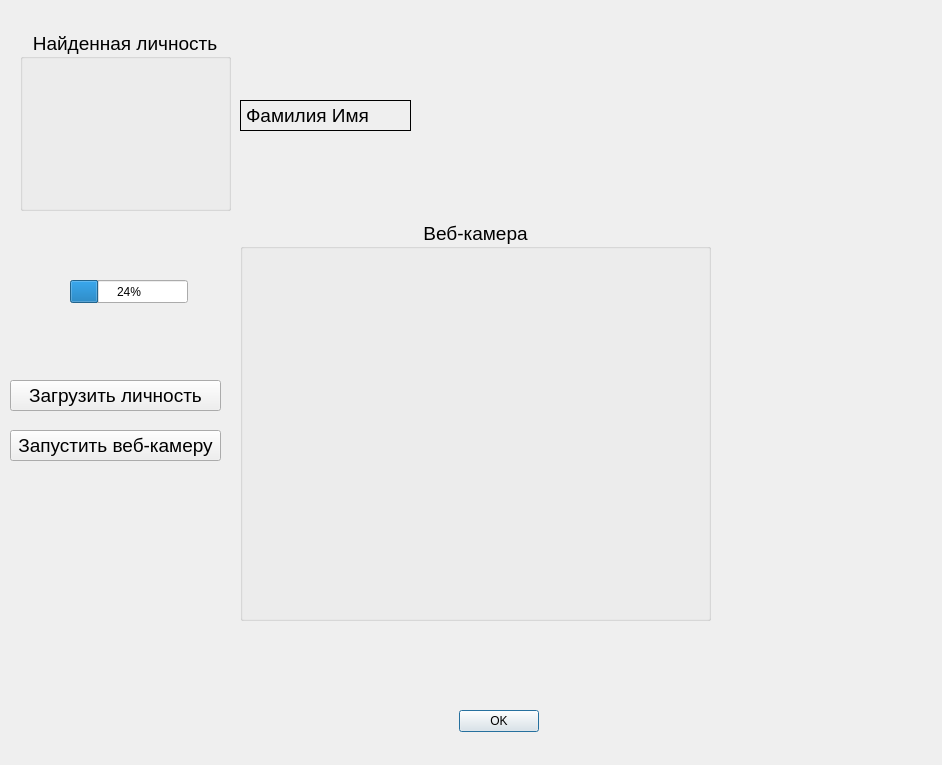
<?xml version="1.0" encoding="UTF-8"?>
<ui version="4.0">
 <class>GroupBox</class>
 <widget class="QDialog" name="GroupBox">
  <property name="windowModality">
   <enum>Qt::NonModal</enum>
  </property>
  <property name="geometry">
   <rect>
    <x>0</x>
    <y>0</y>
    <width>942</width>
    <height>765</height>
   </rect>
  </property>
  <property name="sizePolicy">
   <sizepolicy hsizetype="Preferred" vsizetype="Preferred">
    <horstretch>0</horstretch>
    <verstretch>0</verstretch>
   </sizepolicy>
  </property>
  <property name="windowTitle">
   <string>Dialog</string>
  </property>
  <widget class="QDialogButtonBox" name="buttonBox">
   <property name="geometry">
    <rect>
     <x>240</x>
     <y>710</y>
     <width>299</width>
     <height>23</height>
    </rect>
   </property>
   <property name="layoutDirection">
    <enum>Qt::LeftToRight</enum>
   </property>
   <property name="orientation">
    <enum>Qt::Horizontal</enum>
   </property>
   <property name="standardButtons">
    <set>QDialogButtonBox::Ok</set>
   </property>
  </widget>
  <widget class="QGroupBox" name="groupBox">
   <property name="geometry">
    <rect>
     <x>240</x>
     <y>220</y>
     <width>471</width>
     <height>401</height>
    </rect>
   </property>
   <property name="font">
    <font>
     <pointsize>14</pointsize>
    </font>
   </property>
   <property name="title">
    <string>Веб-камера</string>
   </property>
   <property name="alignment">
    <set>Qt::AlignCenter</set>
   </property>
  </widget>
  <widget class="QPushButton" name="pushButton_2">
   <property name="geometry">
    <rect>
     <x>10</x>
     <y>380</y>
     <width>211</width>
     <height>31</height>
    </rect>
   </property>
   <property name="font">
    <font>
     <pointsize>14</pointsize>
    </font>
   </property>
   <property name="text">
    <string>Загрузить личность</string>
   </property>
  </widget>
  <widget class="QPushButton" name="pushButton_3">
   <property name="geometry">
    <rect>
     <x>10</x>
     <y>430</y>
     <width>211</width>
     <height>31</height>
    </rect>
   </property>
   <property name="font">
    <font>
     <pointsize>14</pointsize>
    </font>
   </property>
   <property name="text">
    <string>Запустить веб-камеру</string>
   </property>
  </widget>
  <widget class="QGroupBox" name="groupBox_2">
   <property name="geometry">
    <rect>
     <x>20</x>
     <y>30</y>
     <width>211</width>
     <height>181</height>
    </rect>
   </property>
   <property name="font">
    <font>
     <pointsize>14</pointsize>
    </font>
   </property>
   <property name="title">
    <string>Найденная личность</string>
   </property>
   <property name="alignment">
    <set>Qt::AlignCenter</set>
   </property>
  </widget>
  <widget class="QLabel" name="label">
   <property name="geometry">
    <rect>
     <x>240</x>
     <y>100</y>
     <width>171</width>
     <height>31</height>
    </rect>
   </property>
   <property name="font">
    <font>
     <pointsize>14</pointsize>
    </font>
   </property>
   <property name="frameShape">
    <enum>QFrame::Box</enum>
   </property>
   <property name="frameShadow">
    <enum>QFrame::Plain</enum>
   </property>
   <property name="lineWidth">
    <number>1</number>
   </property>
   <property name="text">
    <string>Фамилия Имя </string>
   </property>
  </widget>
  <widget class="QProgressBar" name="progressBar">
   <property name="geometry">
    <rect>
     <x>70</x>
     <y>280</y>
     <width>118</width>
     <height>23</height>
    </rect>
   </property>
   <property name="value">
    <number>24</number>
   </property>
  </widget>
 </widget>
 <resources/>
 <connections>
  <connection>
   <sender>buttonBox</sender>
   <signal>rejected()</signal>
   <receiver>GroupBox</receiver>
   <slot>reject()</slot>
   <hints>
    <hint type="sourcelabel">
     <x>316</x>
     <y>260</y>
    </hint>
    <hint type="destinationlabel">
     <x>286</x>
     <y>274</y>
    </hint>
   </hints>
  </connection>
  <connection>
   <sender>buttonBox</sender>
   <signal>accepted()</signal>
   <receiver>GroupBox</receiver>
   <slot>accept()</slot>
   <hints>
    <hint type="sourcelabel">
     <x>248</x>
     <y>254</y>
    </hint>
    <hint type="destinationlabel">
     <x>157</x>
     <y>274</y>
    </hint>
   </hints>
  </connection>
 </connections>
</ui>
